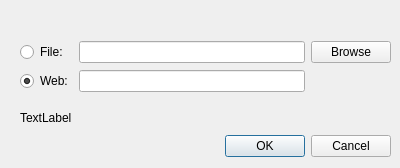
<?xml version="1.0" encoding="UTF-8"?>
<ui version="4.0">
 <class>ImportSIDialog</class>
 <widget class="QDialog" name="ImportSIDialog">
  <property name="geometry">
   <rect>
    <x>0</x>
    <y>0</y>
    <width>400</width>
    <height>168</height>
   </rect>
  </property>
  <property name="windowTitle">
   <string>Load SI data</string>
  </property>
  <widget class="QDialogButtonBox" name="buttonBox">
   <property name="geometry">
    <rect>
     <x>50</x>
     <y>130</y>
     <width>341</width>
     <height>32</height>
    </rect>
   </property>
   <property name="orientation">
    <enum>Qt::Horizontal</enum>
   </property>
   <property name="standardButtons">
    <set>QDialogButtonBox::Cancel|QDialogButtonBox::Ok</set>
   </property>
  </widget>
  <widget class="QLabel" name="label">
   <property name="geometry">
    <rect>
     <x>20</x>
     <y>110</y>
     <width>371</width>
     <height>16</height>
    </rect>
   </property>
   <property name="text">
    <string>TextLabel</string>
   </property>
  </widget>
  <widget class="QWidget" name="layoutWidget">
   <property name="geometry">
    <rect>
     <x>20</x>
     <y>40</y>
     <width>371</width>
     <height>53</height>
    </rect>
   </property>
   <layout class="QGridLayout" name="gridLayout">
    <item row="0" column="0">
     <widget class="QRadioButton" name="radioButtonFile">
      <property name="text">
       <string>File:</string>
      </property>
     </widget>
    </item>
    <item row="0" column="1">
     <widget class="QLineEdit" name="fileEdit"/>
    </item>
    <item row="0" column="2">
     <widget class="QPushButton" name="browseButton">
      <property name="text">
       <string>Browse</string>
      </property>
     </widget>
    </item>
    <item row="1" column="0">
     <widget class="QRadioButton" name="radioButtonWeb">
      <property name="text">
       <string>Web:</string>
      </property>
      <property name="checked">
       <bool>true</bool>
      </property>
     </widget>
    </item>
    <item row="1" column="1">
     <widget class="QLineEdit" name="webEdit"/>
    </item>
   </layout>
  </widget>
 </widget>
 <resources/>
 <connections>
  <connection>
   <sender>buttonBox</sender>
   <signal>accepted()</signal>
   <receiver>ImportSIDialog</receiver>
   <slot>accept()</slot>
   <hints>
    <hint type="sourcelabel">
     <x>248</x>
     <y>254</y>
    </hint>
    <hint type="destinationlabel">
     <x>157</x>
     <y>274</y>
    </hint>
   </hints>
  </connection>
  <connection>
   <sender>buttonBox</sender>
   <signal>rejected()</signal>
   <receiver>ImportSIDialog</receiver>
   <slot>reject()</slot>
   <hints>
    <hint type="sourcelabel">
     <x>316</x>
     <y>260</y>
    </hint>
    <hint type="destinationlabel">
     <x>286</x>
     <y>274</y>
    </hint>
   </hints>
  </connection>
 </connections>
</ui>
